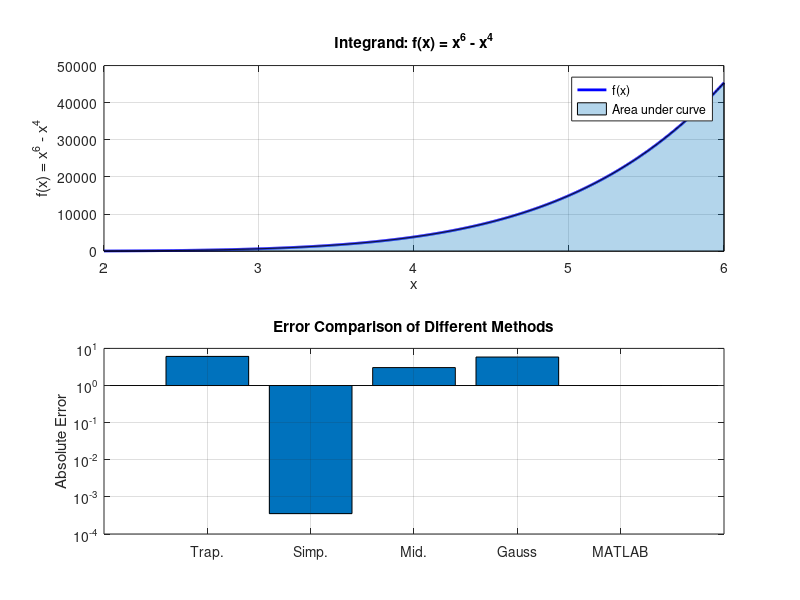

MATLAB code to generate this figure:
% Define the integrand
f = @(x) x.^6 - x.^4;

% Integration bounds
a = 2;
b = 6;

% Calculate exact solution for comparison
% Antiderivative: x^7/7 - x^5/5
exact = (b^7/7 - b^5/5) - (a^7/7 - a^5/5);

fprintf('=== NUMERICAL INTEGRATION METHODS ===\n\n');
fprintf('Exact solution: %.10f\n\n', exact);

%% Method 1: Composite Trapezoidal Rule
fprintf('--- Composite Trapezoidal Rule ---\n');
n_trap = 100; % number of subintervals
h_trap = (b - a) / n_trap;

% Generate evaluation points
x_trap = linspace(a, b, n_trap + 1);
y_trap = f(x_trap);

% Composite trapezoidal: (h/2)[f(x0) + 2f(x1) + 2f(x2) + ... + 2f(xn-1) + f(xn)]
trap_result = (h_trap/2) * (y_trap(1) + 2*sum(y_trap(2:end-1)) + y_trap(end));

trap_error = abs(exact - trap_result);
fprintf('Result with n=%d: %.10f\n', n_trap, trap_result);
fprintf('Absolute error: %.10e\n', trap_error);
fprintf('Relative error: %.10e\n\n', trap_error/abs(exact));

%% Method 2: Composite Simpson's Rule
fprintf('--- Composite Simpson''s Rule ---\n');
n_simp = 100; % must be even
h_simp = (b - a) / n_simp;

% Generate evaluation points
x_simp = linspace(a, b, n_simp + 1);
y_simp = f(x_simp);

% Composite Simpson's: (h/3)[f(x0) + 4f(x1) + 2f(x2) + 4f(x3) + ... + f(xn)]
simp_result = (h_simp/3) * (y_simp(1) + 4*sum(y_simp(2:2:end-1)) + ...
                            2*sum(y_simp(3:2:end-2)) + y_simp(end));

simp_error = abs(exact - simp_result);
fprintf('Result with n=%d: %.10f\n', n_simp, simp_result);
fprintf('Absolute error: %.10e\n', simp_error);
fprintf('Relative error: %.10e\n\n', simp_error/abs(exact));

%% Method 3: Composite Midpoint Rule
fprintf('--- Composite Midpoint Rule ---\n');
n_mid = 100;
h_mid = (b - a) / n_mid;

% Evaluate at midpoints of each subinterval
midpoints = a + h_mid/2 + (0:n_mid-1)*h_mid;
y_mid = f(midpoints);

% Composite midpoint: h * sum(f(midpoint_i))
mid_result = h_mid * sum(y_mid);

mid_error = abs(exact - mid_result);
fprintf('Result with n=%d: %.10f\n', n_mid, mid_result);
fprintf('Absolute error: %.10e\n', mid_error);
fprintf('Relative error: %.10e\n\n', mid_error/abs(exact));

%% Method 4: Gaussian Quadrature (3-point)
fprintf('--- Gaussian Quadrature (3-point, n=3) ---\n');
fprintf('Using Gauss-Legendre quadrature on [-1,1]\n\n');

% Gauss-Legendre 3-point quadrature parameters
% Roots of Phi_3(x) = (1/2)(5x^3 - 3x)
fprintf('Step 1: Define nodes and weights on [-1,1]\n');
fprintf('  Nodes (roots of Phi_3): t_1 = -sqrt(3/5), t_2 = 0, t_3 = sqrt(3/5)\n');
fprintf('  Weights: a_1 = 5/9, a_2 = 8/9, a_3 = 5/9\n\n');

w = [5/9, 8/9, 5/9];
t_gauss = [-sqrt(3/5), 0, sqrt(3/5)];

fprintf('  t_1 = %.10f\n', t_gauss(1));
fprintf('  t_2 = %.10f\n', t_gauss(2));
fprintf('  t_3 = %.10f\n\n', t_gauss(3));

fprintf('  a_1 = %.10f\n', w(1));
fprintf('  a_2 = %.10f\n', w(2));
fprintf('  a_3 = %.10f\n\n', w(3));

% Transform integral from [a,b] to [-1,1]
% x = ((b-a)/2)*t + (a+b)/2, dx = ((b-a)/2)*dt
fprintf('Step 2: Map nodes from [-1,1] to [%d,%d]\n', a, b);
fprintf('  Transformation: x = ((b-a)/2)*t + (a+b)/2\n');
fprintf('  where (b-a)/2 = %.10f and (a+b)/2 = %.10f\n\n', (b-a)/2, (a+b)/2);

x_gauss = ((b-a)/2) * t_gauss + (a+b)/2;

fprintf('  x_1 = ((b-a)/2)*t_1 + (a+b)/2 = %.10f\n', x_gauss(1));
fprintf('  x_2 = ((b-a)/2)*t_2 + (a+b)/2 = %.10f\n', x_gauss(2));
fprintf('  x_3 = ((b-a)/2)*t_3 + (a+b)/2 = %.10f\n\n', x_gauss(3));

% Evaluate function at mapped nodes
fprintf('Step 3: Evaluate f(x) = x^6 - x^4 at each node\n');
y_gauss = f(x_gauss);

fprintf('  f(x_1) = f(%.10f) = %.10f\n', x_gauss(1), y_gauss(1));
fprintf('  f(x_2) = f(%.10f) = %.10f\n', x_gauss(2), y_gauss(2));
fprintf('  f(x_3) = f(%.10f) = %.10f\n\n', x_gauss(3), y_gauss(3));

% Compute weighted sum
fprintf('Step 4: Compute weighted sum\n');
fprintf('  Sum = a_1*f(x_1) + a_2*f(x_2) + a_3*f(x_3)\n');
weighted_sum = sum(w .* y_gauss);

fprintf('  Sum = (%.10f)*(%.10f) + (%.10f)*(%.10f) + (%.10f)*(%.10f)\n', ...
    w(1), y_gauss(1), w(2), y_gauss(2), w(3), y_gauss(3));
fprintf('  Sum = %.10f + %.10f + %.10f\n', ...
    w(1)*y_gauss(1), w(2)*y_gauss(2), w(3)*y_gauss(3));
fprintf('  Sum = %.10f\n\n', weighted_sum);

% Apply Jacobian factor
fprintf('Step 5: Apply Jacobian (b-a)/2 to account for transformation\n');
fprintf('  Integral = ((b-a)/2) * Sum\n');
gauss_result = ((b-a)/2) * weighted_sum;
fprintf('  Integral = (%.10f) * (%.10f)\n', (b-a)/2, weighted_sum);
fprintf('  Integral = %.10f\n\n', gauss_result);

gauss_error = abs(exact - gauss_result);
fprintf('Step 6: Compare with exact solution\n');
fprintf('  Exact result:    %.10f\n', exact);
fprintf('  Gaussian result: %.10f\n', gauss_result);
fprintf('  Absolute error:  %.10e\n', gauss_error);
fprintf('  Relative error:  %.10e\n\n', gauss_error/abs(exact));

fprintf('Note: 3-point Gaussian quadrature has degree of precision 2n-1 = 5\n');
fprintf('This means it integrates polynomials up to degree 5 exactly.\n');
fprintf('Our integrand (x^6 - x^4) is degree 6, so there is small error.\n\n');

%% Method 5: MATLAB's built-in integral function
fprintf('--- MATLAB Built-in integral() ---\n');
matlab_result = integral(f, a, b);
matlab_error = abs(exact - matlab_result);
fprintf('Result: %.10f\n', matlab_result);
fprintf('Absolute error: %.10e\n', matlab_error);
fprintf('Relative error: %.10e\n\n', matlab_error/abs(exact));

%% Comparison Summary
fprintf('=== SUMMARY OF METHODS ===\n');
fprintf('Method                      | Result         | Absolute Error\n');
fprintf('-----------------------------------------------------------\n');
fprintf('Exact                       | %14.10f | -\n', exact);
fprintf('Composite Trapezoidal (n=%d)| %14.10f | %.4e\n', n_trap, trap_result, trap_error);
fprintf('Composite Simpson (n=%d)    | %14.10f | %.4e\n', n_simp, simp_result, simp_error);
fprintf('Composite Midpoint (n=%d)   | %14.10f | %.4e\n', n_mid, mid_result, mid_error);
fprintf('Gaussian 3-point            | %14.10f | %.4e\n', gauss_result, gauss_error);
fprintf('MATLAB integral()           | %14.10f | %.4e\n', matlab_result, matlab_error);

%% Visualization
figure('Position', [100, 100, 1000, 600]);

% Plot the integrand
x_plot = linspace(a, b, 1000);
y_plot = f(x_plot);

subplot(2,1,1);
plot(x_plot, y_plot, 'b-', 'LineWidth', 2);
hold on;
area(x_plot, y_plot, 'FaceAlpha', 0.3);
xlabel('x');
ylabel('f(x) = x^6 - x^4');
title('Integrand: f(x) = x^6 - x^4');
grid on;
legend('f(x)', 'Area under curve');

% Plot error comparison
subplot(2,1,2);
methods = {'Trap.', 'Simp.', 'Mid.', 'Gauss', 'MATLAB'};
errors = [trap_error, simp_error, mid_error, gauss_error, matlab_error];
bar(errors);
set(gca, 'XTickLabel', methods);
ylabel('Absolute Error');
title('Error Comparison of Different Methods');
grid on;
set(gca, 'YScale', 'log');